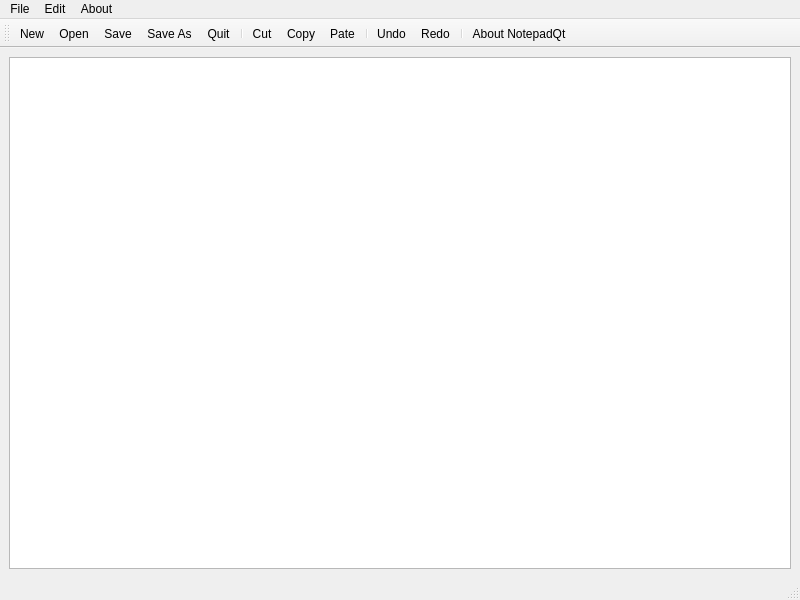
<?xml version="1.0" encoding="UTF-8"?>
<ui version="4.0">
 <class>MainWindow</class>
 <widget class="QMainWindow" name="MainWindow">
  <property name="geometry">
   <rect>
    <x>0</x>
    <y>0</y>
    <width>800</width>
    <height>600</height>
   </rect>
  </property>
  <property name="windowTitle">
   <string>Notepad - Qt</string>
  </property>
  <widget class="QWidget" name="centralwidget">
   <layout class="QVBoxLayout" name="verticalLayout">
    <item>
     <widget class="QTextEdit" name="notepadTxt">
      <property name="acceptDrops">
       <bool>true</bool>
      </property>
      <property name="autoFillBackground">
       <bool>false</bool>
      </property>
     </widget>
    </item>
   </layout>
  </widget>
  <widget class="QMenuBar" name="menubar">
   <property name="geometry">
    <rect>
     <x>0</x>
     <y>0</y>
     <width>800</width>
     <height>25</height>
    </rect>
   </property>
   <widget class="QMenu" name="menuFile">
    <property name="title">
     <string>File</string>
    </property>
    <addaction name="actionNew"/>
    <addaction name="actionOpen"/>
    <addaction name="separator"/>
    <addaction name="actionSave"/>
    <addaction name="separator"/>
    <addaction name="actionSave_As"/>
    <addaction name="actionQuit"/>
   </widget>
   <widget class="QMenu" name="menuEdit">
    <property name="title">
     <string>Edit</string>
    </property>
    <addaction name="actionCut"/>
    <addaction name="actionCopy"/>
    <addaction name="separator"/>
    <addaction name="actionPaste"/>
    <addaction name="separator"/>
    <addaction name="actionUndo"/>
    <addaction name="actionRedo"/>
   </widget>
   <widget class="QMenu" name="menuAbout">
    <property name="title">
     <string>About</string>
    </property>
    <addaction name="actionAbout_NotepadQt"/>
   </widget>
   <addaction name="menuFile"/>
   <addaction name="menuEdit"/>
   <addaction name="menuAbout"/>
  </widget>
  <widget class="QStatusBar" name="statusbar"/>
  <widget class="QToolBar" name="toolBar">
   <property name="windowTitle">
    <string>toolBar</string>
   </property>
   <attribute name="toolBarArea">
    <enum>TopToolBarArea</enum>
   </attribute>
   <attribute name="toolBarBreak">
    <bool>false</bool>
   </attribute>
   <addaction name="actionNew"/>
   <addaction name="actionOpen"/>
   <addaction name="actionSave"/>
   <addaction name="actionSave_As"/>
   <addaction name="actionQuit"/>
   <addaction name="separator"/>
   <addaction name="actionCut"/>
   <addaction name="actionCopy"/>
   <addaction name="actionPaste"/>
   <addaction name="separator"/>
   <addaction name="actionUndo"/>
   <addaction name="actionRedo"/>
   <addaction name="separator"/>
   <addaction name="actionAbout_NotepadQt"/>
  </widget>
  <action name="actionNew">
   <property name="icon">
    <iconset resource="Resource.qrc">
     <normaloff>:/imgs/Icons/new_file.png</normaloff>:/imgs/Icons/new_file.png</iconset>
   </property>
   <property name="text">
    <string>New</string>
   </property>
  </action>
  <action name="actionOpen">
   <property name="icon">
    <iconset resource="Resource.qrc">
     <normaloff>:/imgs/Icons/folder.png</normaloff>:/imgs/Icons/folder.png</iconset>
   </property>
   <property name="text">
    <string>Open</string>
   </property>
  </action>
  <action name="actionSave">
   <property name="icon">
    <iconset resource="Resource.qrc">
     <normaloff>:/imgs/Icons/save.png</normaloff>:/imgs/Icons/save.png</iconset>
   </property>
   <property name="text">
    <string>Save</string>
   </property>
  </action>
  <action name="actionSave_As">
   <property name="icon">
    <iconset resource="Resource.qrc">
     <normaloff>:/imgs/Icons/save.png</normaloff>:/imgs/Icons/save.png</iconset>
   </property>
   <property name="text">
    <string>Save As</string>
   </property>
  </action>
  <action name="actionQuit">
   <property name="icon">
    <iconset resource="Resource.qrc">
     <normaloff>:/imgs/Icons/exit.png</normaloff>:/imgs/Icons/exit.png</iconset>
   </property>
   <property name="text">
    <string>Quit</string>
   </property>
  </action>
  <action name="actionCut">
   <property name="icon">
    <iconset resource="Resource.qrc">
     <normaloff>:/imgs/Icons/cut.png</normaloff>:/imgs/Icons/cut.png</iconset>
   </property>
   <property name="text">
    <string>Cut</string>
   </property>
  </action>
  <action name="actionCopy">
   <property name="icon">
    <iconset resource="Resource.qrc">
     <normaloff>:/imgs/Icons/files.png</normaloff>:/imgs/Icons/files.png</iconset>
   </property>
   <property name="text">
    <string>Copy</string>
   </property>
  </action>
  <action name="actionPaste">
   <property name="icon">
    <iconset resource="Resource.qrc">
     <normaloff>:/imgs/Icons/paste.png</normaloff>:/imgs/Icons/paste.png</iconset>
   </property>
   <property name="text">
    <string>Pate</string>
   </property>
   <property name="toolTip">
    <string>Paste</string>
   </property>
  </action>
  <action name="actionUndo">
   <property name="icon">
    <iconset resource="Resource.qrc">
     <normaloff>:/imgs/Icons/undo.png</normaloff>:/imgs/Icons/undo.png</iconset>
   </property>
   <property name="text">
    <string>Undo </string>
   </property>
  </action>
  <action name="actionRedo">
   <property name="icon">
    <iconset resource="Resource.qrc">
     <normaloff>:/imgs/Icons/redo.png</normaloff>:/imgs/Icons/redo.png</iconset>
   </property>
   <property name="text">
    <string>Redo</string>
   </property>
  </action>
  <action name="actionAbout_NotepadQt">
   <property name="icon">
    <iconset resource="Resource.qrc">
     <normaloff>:/imgs/Icons/about.png</normaloff>:/imgs/Icons/about.png</iconset>
   </property>
   <property name="text">
    <string>About NotepadQt</string>
   </property>
  </action>
 </widget>
 <resources>
  <include location="Resource.qrc"/>
 </resources>
 <connections/>
</ui>
